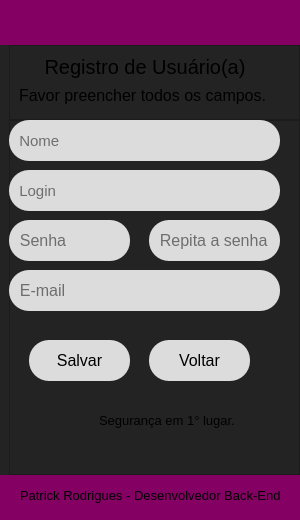
<?xml version="1.0" encoding="UTF-8"?>
<ui version="4.0">
 <class>MainWindow</class>
 <widget class="QMainWindow" name="MainWindow">
  <property name="geometry">
   <rect>
    <x>0</x>
    <y>0</y>
    <width>300</width>
    <height>520</height>
   </rect>
  </property>
  <property name="minimumSize">
   <size>
    <width>300</width>
    <height>500</height>
   </size>
  </property>
  <property name="windowTitle">
   <string>MainWindow</string>
  </property>
  <widget class="QWidget" name="centralwidget">
   <layout class="QVBoxLayout" name="verticalLayout">
    <property name="spacing">
     <number>0</number>
    </property>
    <property name="leftMargin">
     <number>0</number>
    </property>
    <property name="topMargin">
     <number>0</number>
    </property>
    <property name="rightMargin">
     <number>0</number>
    </property>
    <property name="bottomMargin">
     <number>0</number>
    </property>
    <item>
     <widget class="QFrame" name="header">
      <property name="maximumSize">
       <size>
        <width>16777215</width>
        <height>45</height>
       </size>
      </property>
      <property name="styleSheet">
       <string notr="true">background-color: rgb(132, 0, 99);</string>
      </property>
      <property name="frameShape">
       <enum>QFrame::NoFrame</enum>
      </property>
      <property name="frameShadow">
       <enum>QFrame::Raised</enum>
      </property>
     </widget>
    </item>
    <item>
     <widget class="QFrame" name="body">
      <property name="styleSheet">
       <string notr="true">background-color: rgb(35, 35, 35);</string>
      </property>
      <property name="frameShape">
       <enum>QFrame::NoFrame</enum>
      </property>
      <property name="frameShadow">
       <enum>QFrame::Raised</enum>
      </property>
      <layout class="QVBoxLayout" name="verticalLayout_2">
       <property name="spacing">
        <number>0</number>
       </property>
       <property name="topMargin">
        <number>0</number>
       </property>
       <property name="rightMargin">
        <number>0</number>
       </property>
       <property name="bottomMargin">
        <number>0</number>
       </property>
       <item>
        <widget class="QFrame" name="frame">
         <property name="maximumSize">
          <size>
           <width>16777215</width>
           <height>75</height>
          </size>
         </property>
         <property name="frameShape">
          <enum>QFrame::StyledPanel</enum>
         </property>
         <property name="frameShadow">
          <enum>QFrame::Raised</enum>
         </property>
         <widget class="QLabel" name="label">
          <property name="geometry">
           <rect>
            <x>20</x>
            <y>10</y>
            <width>232</width>
            <height>24</height>
           </rect>
          </property>
          <property name="font">
           <font>
            <pointsize>15</pointsize>
           </font>
          </property>
          <property name="text">
           <string>Registro de Usuário(a)</string>
          </property>
          <property name="alignment">
           <set>Qt::AlignCenter</set>
          </property>
          <property name="wordWrap">
           <bool>false</bool>
          </property>
         </widget>
         <widget class="QLabel" name="label_2">
          <property name="geometry">
           <rect>
            <x>10</x>
            <y>40</y>
            <width>251</width>
            <height>21</height>
           </rect>
          </property>
          <property name="font">
           <font>
            <pointsize>12</pointsize>
           </font>
          </property>
          <property name="text">
           <string>Favor preencher todos os campos.</string>
          </property>
         </widget>
        </widget>
       </item>
       <item>
        <widget class="QFrame" name="frame_2">
         <property name="frameShape">
          <enum>QFrame::StyledPanel</enum>
         </property>
         <property name="frameShadow">
          <enum>QFrame::Raised</enum>
         </property>
         <widget class="QLineEdit" name="lineEdit">
          <property name="geometry">
           <rect>
            <x>0</x>
            <y>0</y>
            <width>271</width>
            <height>41</height>
           </rect>
          </property>
          <property name="font">
           <font>
            <pointsize>11</pointsize>
           </font>
          </property>
          <property name="styleSheet">
           <string notr="true">background-color: rgb(220, 220, 220);
border-radius: 20px;
border-width: 2px;</string>
          </property>
          <property name="placeholderText">
           <string>  Nome</string>
          </property>
         </widget>
         <widget class="QLineEdit" name="lineEdit_3">
          <property name="geometry">
           <rect>
            <x>0</x>
            <y>100</y>
            <width>121</width>
            <height>41</height>
           </rect>
          </property>
          <property name="font">
           <font>
            <pointsize>12</pointsize>
           </font>
          </property>
          <property name="styleSheet">
           <string notr="true">background-color: rgb(220, 220, 220);
border-radius: 20px;
border-width: 2px;</string>
          </property>
          <property name="echoMode">
           <enum>QLineEdit::Password</enum>
          </property>
          <property name="placeholderText">
           <string>  Senha</string>
          </property>
         </widget>
         <widget class="QLineEdit" name="lineEdit_4">
          <property name="geometry">
           <rect>
            <x>140</x>
            <y>100</y>
            <width>131</width>
            <height>41</height>
           </rect>
          </property>
          <property name="font">
           <font>
            <pointsize>12</pointsize>
           </font>
          </property>
          <property name="styleSheet">
           <string notr="true">background-color: rgb(220, 220, 220);
border-radius: 20px;
border-width: 2px;</string>
          </property>
          <property name="echoMode">
           <enum>QLineEdit::Password</enum>
          </property>
          <property name="placeholderText">
           <string>  Repita a senha</string>
          </property>
         </widget>
         <widget class="QLineEdit" name="lineEdit_5">
          <property name="geometry">
           <rect>
            <x>0</x>
            <y>150</y>
            <width>271</width>
            <height>41</height>
           </rect>
          </property>
          <property name="font">
           <font>
            <pointsize>12</pointsize>
           </font>
          </property>
          <property name="styleSheet">
           <string notr="true">background-color: rgb(220, 220, 220);
border-radius: 20px;
border-width: 2px;</string>
          </property>
          <property name="placeholderText">
           <string>  E-mail</string>
          </property>
         </widget>
         <widget class="QLabel" name="label_3">
          <property name="geometry">
           <rect>
            <x>50</x>
            <y>280</y>
            <width>31</width>
            <height>41</height>
           </rect>
          </property>
          <property name="text">
           <string/>
          </property>
          <property name="pixmap">
           <pixmap>3922499401582603644-32.png</pixmap>
          </property>
         </widget>
         <widget class="QLabel" name="label_4">
          <property name="geometry">
           <rect>
            <x>90</x>
            <y>290</y>
            <width>141</width>
            <height>21</height>
           </rect>
          </property>
          <property name="font">
           <font>
            <pointsize>10</pointsize>
           </font>
          </property>
          <property name="text">
           <string>Segurança em 1° lugar.</string>
          </property>
         </widget>
         <widget class="QPushButton" name="pushButton_2">
          <property name="geometry">
           <rect>
            <x>140</x>
            <y>220</y>
            <width>101</width>
            <height>41</height>
           </rect>
          </property>
          <property name="font">
           <font>
            <pointsize>12</pointsize>
           </font>
          </property>
          <property name="styleSheet">
           <string notr="true">background-color: rgb(220, 220, 220);
border-radius: 20px;
border-width: 2px;</string>
          </property>
          <property name="text">
           <string>Voltar</string>
          </property>
         </widget>
         <widget class="QLineEdit" name="lineEdit_2">
          <property name="geometry">
           <rect>
            <x>0</x>
            <y>50</y>
            <width>271</width>
            <height>41</height>
           </rect>
          </property>
          <property name="font">
           <font>
            <pointsize>11</pointsize>
           </font>
          </property>
          <property name="styleSheet">
           <string notr="true">background-color: rgb(220, 220, 220);
border-radius: 20px;
border-width: 2px;</string>
          </property>
          <property name="placeholderText">
           <string>  Login</string>
          </property>
         </widget>
         <widget class="QPushButton" name="pushButton">
          <property name="geometry">
           <rect>
            <x>20</x>
            <y>220</y>
            <width>101</width>
            <height>41</height>
           </rect>
          </property>
          <property name="font">
           <font>
            <pointsize>12</pointsize>
           </font>
          </property>
          <property name="styleSheet">
           <string notr="true">background-color: rgb(220, 220, 220);
border-radius: 20px;
border-width: 2px;</string>
          </property>
          <property name="text">
           <string>Salvar</string>
          </property>
         </widget>
        </widget>
       </item>
      </layout>
     </widget>
    </item>
    <item>
     <widget class="QFrame" name="footer">
      <property name="maximumSize">
       <size>
        <width>16777215</width>
        <height>45</height>
       </size>
      </property>
      <property name="styleSheet">
       <string notr="true">background-color: rgb(132, 0, 99);</string>
      </property>
      <property name="frameShape">
       <enum>QFrame::NoFrame</enum>
      </property>
      <property name="frameShadow">
       <enum>QFrame::Raised</enum>
      </property>
      <widget class="QLabel" name="label_5">
       <property name="geometry">
        <rect>
         <x>20</x>
         <y>10</y>
         <width>261</width>
         <height>21</height>
        </rect>
       </property>
       <property name="font">
        <font>
         <pointsize>10</pointsize>
        </font>
       </property>
       <property name="text">
        <string>Patrick Rodrigues - Desenvolvedor Back-End</string>
       </property>
      </widget>
     </widget>
    </item>
   </layout>
  </widget>
  <widget class="QMenuBar" name="menubar">
   <property name="geometry">
    <rect>
     <x>0</x>
     <y>0</y>
     <width>300</width>
     <height>21</height>
    </rect>
   </property>
  </widget>
 </widget>
 <resources/>
 <connections/>
</ui>
